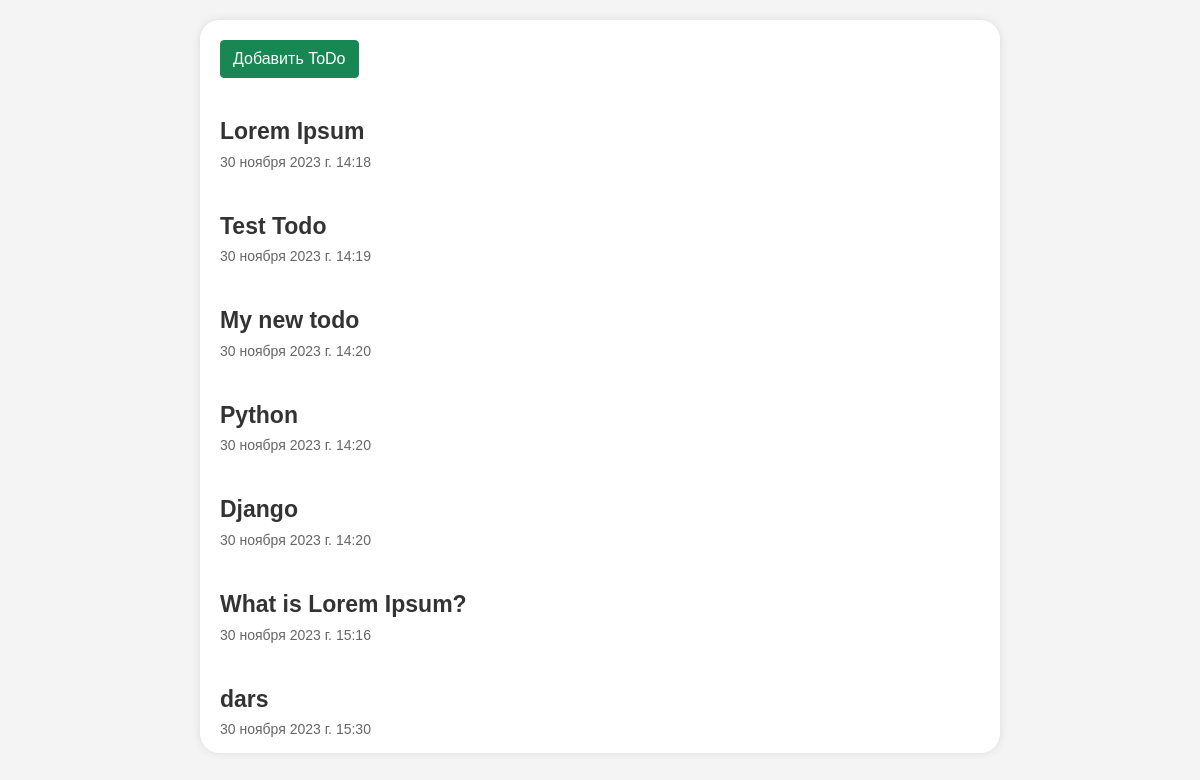
Screenshot of /todolist with the database file from the repository.
### todoapp/models.py (models this page shows, shortened)
class Todo(models.Model):
    title = models.CharField(max_length=100)
    details = models.TextField()
    date = models.DateTimeField(auto_now_add=True)

### todoapp/views.py (the view)
# urls.py: path('todolist', listpageview, name='listpage'),
def listpageview(request):
    todo_list = Todo.objects.all()
    context = {
        'todolist': todo_list
    }
    return render(request, 'list.html', context)

### templates/list.html (shortened to what this page needs)
<!DOCTYPE html>
<html lang="en">
<head>
    <link href="https://cdn.jsdelivr.net/npm/bootstrap@5.0.2/dist/css/bootstrap.min.css" rel="stylesheet">
</head>
<body>
<div class="container">
    <a href="{% url 'todo_add' %}"><button style="" class="btn btn-success">Добавить ToDo</button></a>
    {% for i in todolist %}
        <a href="{% url 'detailpage' pk=i.pk %}"><h1>{{ i.title }}</h1></a>
        <p>{{ i.date }}</p>
    {% endfor %}
    </div>
</body>
</html>

### templates/list.html (style rules this page uses)
body { font-family: Arial, sans-serif; background-color: #f4f4f4; margin: 0; padding: 0; }
.container { max-width: 800px; margin: 20px auto; background-color: #fff; box-shadow: 0 0 10px rgba(0, 0, 0, 0.1); padding: 20px; height: 80vh; border-radius: 20px; overflow: scroll; }
a { text-decoration: none; color: #007bff; }
h1 { color: #333; font-size: 23px; font-weight: bold; margin-top: 40px; }
p { color: #666; font-size: 14px; margin-top: -10px; }

### rows the page displays
Todo: title "Lorem Ipsum", date "30 ноября 2023 г. 14:18"
Todo: title "Test Todo", date "30 ноября 2023 г. 14:19"
Todo: title "My new todo", date "30 ноября 2023 г. 14:20"
Todo: title "Python", date "30 ноября 2023 г. 14:20"
Todo: title "Django", date "30 ноября 2023 г. 14:20"
Todo: title "What is Lorem Ipsum?", date "30 ноября 2023 г. 15:16"
Todo: title "dars", date "30 ноября 2023 г. 15:30"
